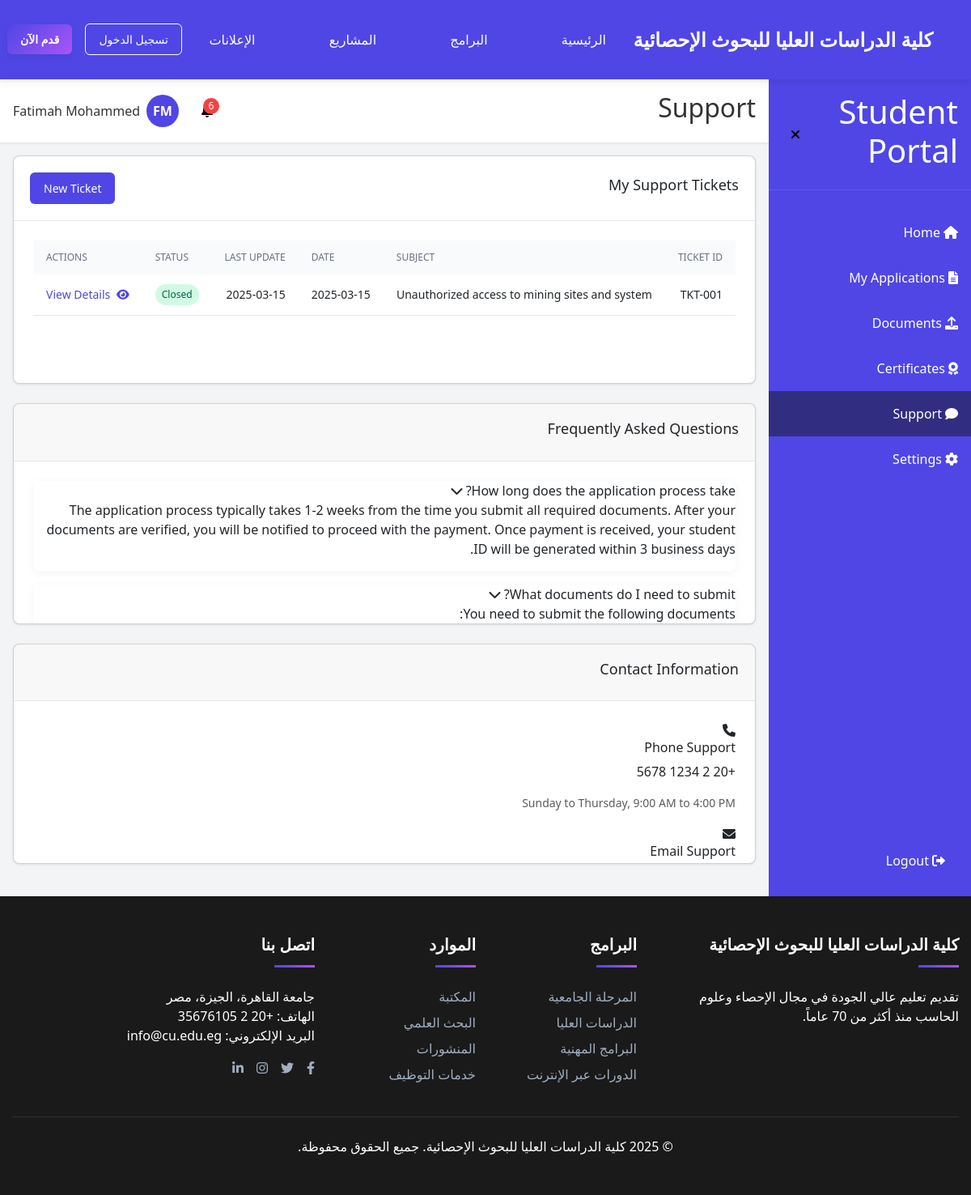
The page /student/support (signed in) on the database its author committed.
### models.py (models this page shows, shortened)
class User(db.Model, UserMixin):
    __tablename__ = 'user'
    __table_args__ = {'extend_existing': True}
    id = db.Column(db.Integer, primary_key=True)
    email = db.Column(db.String(120), unique=True, nullable=False)
    password_hash = db.Column(db.String(128), nullable=False)
    full_name = db.Column(db.String(100), nullable=False)
    phone = db.Column(db.String(20), nullable=True)
    nationality = db.Column(db.String(50), nullable=True)
    education = db.Column(db.String(50), nullable=True)
    role = db.Column(db.String(20), default='student')
    created_at = db.Column(db.DateTime, default=datetime.utcnow)
    applications = db.relationship('Application', backref='user', lazy=True)
    documents = db.relationship('Document', backref='user', lazy=True)
    certificates = db.relationship('Certificate', backref='user', lazy=True)
    tickets = db.relationship('Ticket', backref='user', lazy=True)
    notifications = db.relationship('Notification', backref='user', lazy=True)
    def is_admin(self):
        return self.role == 'admin'

class Ticket(db.Model):
    __tablename__ = 'ticket'
    __table_args__ = {'extend_existing': True}
    id = db.Column(db.Integer, primary_key=True)
    ticket_id = db.Column(db.String(20), unique=True, nullable=False)
    user_id = db.Column(db.Integer, db.ForeignKey('user.id'), nullable=False)
    subject = db.Column(db.String(100), nullable=False)
    status = db.Column(db.String(20), default='Open')
    created_at = db.Column(db.DateTime, default=datetime.utcnow)
    messages = db.relationship('TicketMessage', backref='ticket', lazy=True, order_by='TicketMessage.created_at')

class TicketMessage(db.Model):
    __tablename__ = 'ticket_message'
    __table_args__ = {'extend_existing': True}
    id = db.Column(db.Integer, primary_key=True)
    ticket_id = db.Column(db.Integer, db.ForeignKey('ticket.id'), nullable=False)
    sender = db.Column(db.String(20), nullable=False)
    message = db.Column(db.Text, nullable=False)
    created_at = db.Column(db.DateTime, default=datetime.utcnow)

### run.py (the view)
@app.route('/student/support')
@login_required
def student_support():
    if current_user.is_admin():
        return redirect(url_for('admin_dashboard'))
    tickets = Ticket.query.filter_by(user_id=current_user.id).order_by(Ticket.created_at.desc()).all()
    return render_template('student/support.html', tickets=tickets)

### run.py (called while the page is built)
@login_manager.user_loader
def load_user(user_id):
    return User.query.get(int(user_id))

@app.template_filter('initials')
def initials_filter(name):
    if not name:
        return "UN"
    parts = name.split()
    if len(parts) == 1:
        return parts[0][0].upper()
    else:
        return (parts[0][0] + parts[-1][0]).upper()

@app.context_processor
def inject_now():
    return {'now': datetime.utcnow()}

### templates/student/support.html (shortened to what this page needs)
{% extends "student_layout.html" %}
{% block page_title %}Support{% endblock %}
{% block main_content %}
<div class="card">
    <div class="card-header-with-actions">
        <h3>My Support Tickets</h3>
        <a href="{{ url_for('student_new_ticket') }}" class="btn primary">New Ticket</a>
    </div>
    <div class="card-body">
        {% if tickets %}
            <div class="table-container">
                <table class="full-width-table">
                    <thead>
                        <tr>
                            <th>Ticket ID</th>
                            <th>Subject</th>
                            <th>Date</th>
                            <th>Last Update</th>
                            <th>Status</th>
                            <th>Actions</th>
                        </tr>
                    </thead>
                    <tbody>
                        {% for ticket in tickets|sort(attribute='created_at', reverse=true) %}
                            <tr>
                                <td>{{ ticket.ticket_id }}</td>
                                <td>{{ ticket.subject }}</td>
                                <td>{{ ticket.created_at.strftime('%Y-%m-%d') }}</td>
                                <td>
                                    {% if ticket.messages %}
                                        {{ ticket.messages[-1].created_at.strftime('%Y-%m-%d') }}
                                    {% else %}
                                        {{ ticket.created_at.strftime('%Y-%m-%d') }}
                                    {% endif %}
                                </td>
                                <td>
                                    <span class="status-badge
                                        {% if ticket.status == 'Open' %}red
                                        {% elif ticket.status == 'In Progress' %}yellow
                                        {% elif ticket.status == 'Closed' %}green
                                        {% endif %}">
                                        {{ ticket.status }}
                                    </span>
                                </td>
                                <td>
                                    <a href="{{ url_for('student_ticket_detail', ticket_id=ticket.id) }}" class="btn-link">
                                        <i class="fas fa-eye"></i> View Details
                                    </a>
                                </td>
                            </tr>
                        {% endfor %}
                    </tbody>
                </table>
            </div>
        {% else %}
            <div class="text-center py-10">
                <p class="text-muted mb-4">You haven't created any support tickets yet.</p>
                <a href="{{ url_for('student_new_ticket') }}" class="btn primary">Create Ticket</a>
            </div>
        {% endif %}
    </div>
</div>
<div class="card mt-6">
    <div class="card-header">
        <h3>Frequently Asked Questions</h3>
    </div>
    <div class="card-body">
        <div class="faq-container">
            <div class="faq-item">
                <div class="faq-question" onclick="toggleFAQ(this)">
                    How long does the application process take?
                    <i class="fas fa-chevron-down"></i>
                </div>
                <div class="faq-answer">
                    <p>The application process typically takes 1-2 weeks from the time you submit all required documents. After your documents are verified, you will be notified to proceed with the payment. Once payment is received, your student ID will be generated within 3 business days.</p>
                </div>
            </div>
            <div class="faq-item">
                <div class="faq-question" onclick="toggleFAQ(this)">
                    What documents do I need to submit?
                    <i class="fas fa-chevron-down"></i>
                </div>
                <div class="faq-answer">
                    <p>You need to submit the following documents:</p>
                </div>
            </div>
        </div>
    </div>
</div>
<div class="card mt-6">
    <div class="card-header">
        <h3>Contact Information</h3>
    </div>
    <div class="card-body">
        <div class="contact-info">
            <div class="contact-item">
                <i class="fas fa-phone contact-icon"></i>
                <div>
                    <h4>Phone Support</h4>
                    <p>+20 2 1234 5678</p>
                    <p class="text-muted">Sunday to Thursday, 9:00 AM to 4:00 PM</p>
                </div>
            </div>
            <div class="contact-item">
                <i class="fas fa-envelope contact-icon"></i>
                <div>
                    <h4>Email Support</h4>
                </div>
            </div>
        </div>
    </div>
</div>
{% endblock %}

### templates/student_layout.html (shortened to what this page needs)
{% extends "base.html" %}
{% block content %}
<div class="dashboard-container">
    <div id="sidebar" class="sidebar">
        <div class="sidebar-header">
            <h1 id="sidebar-title">Student Portal</h1>
            <button id="toggle-sidebar" class="btn-icon">
                <i class="fas fa-times"></i>
            </button>
        </div>
        <nav class="sidebar-nav">
            <a href="{{ url_for('student_dashboard') }}" class="nav-item {% if request.endpoint == 'student_dashboard' %}active{% endif %}">
                <i class="fas fa-home"></i>
                <span class="nav-text">Home</span>
            </a>
            <a href="{{ url_for('student_applications') }}" class="nav-item {% if request.endpoint == 'student_applications' or request.endpoint == 'student_new_application' %}active{% endif %}">
                <i class="fas fa-file-alt"></i>
                <span class="nav-text">My Applications</span>
            </a>
            <a href="{{ url_for('student_documents') }}" class="nav-item {% if request.endpoint == 'student_documents' or request.endpoint == 'student_upload_document' %}active{% endif %}">
                <i class="fas fa-upload"></i>
                <span class="nav-text">Documents</span>
            </a>
            <a href="{{ url_for('student_certificates') }}" class="nav-item {% if request.endpoint == 'student_certificates' or request.endpoint == 'student_request_certificate' %}active{% endif %}">
                <i class="fas fa-award"></i>
                <span class="nav-text">Certificates</span>
            </a>
            <a href="{{ url_for('student_support') }}" class="nav-item {% if request.endpoint == 'student_support' or request.endpoint == 'student_new_ticket' or request.endpoint == 'student_ticket_detail' %}active{% endif %}">
                <i class="fas fa-comment"></i>
                <span class="nav-text">Support</span>
            </a>
            <a href="{{ url_for('student_settings') }}" class="nav-item {% if request.endpoint == 'student_settings' %}active{% endif %}">
                <i class="fas fa-cog"></i>
                <span class="nav-text">Settings</span>
            </a>
        </nav>
        <div class="logout-container">
            <a href="{{ url_for('logout') }}" class="nav-item">
                <i class="fas fa-sign-out-alt"></i>
                <span class="nav-text">Logout</span>
            </a>
        </div>
    </div>
    <div class="main-content">
        <header class="header">
            <div class="header-content">
                <h2 id="page-title">{% block page_title %}Dashboard{% endblock %}</h2>
                <div class="header-actions">
                    <div class="notification-container">
                        <button id="notification-btn" class="btn-icon">
                            {% set unread_notifications = current_user.notifications|selectattr('read', 'equalto', false)|list %}
                            {% if unread_notifications %}
                                <span id="notification-badge" class="notification-badge">{{ unread_notifications|length }}</span>
                            {% endif %}
                        </button>
                    </div>
                    <div class="user-container">
                        <div class="avatar">
                            {{ current_user.full_name|initials }}
                        </div>
                        <span id="user-name" class="user-name">{{ current_user.full_name }}</span>
                    </div>
                </div>
            </div>
        </header>
        <main class="content">
            {% block main_content %}{% endblock %}
        </main>
    </div>
</div>
{% endblock %}

### rows shown on the page
User: full_name|initials "FM", full_name "Fatimah Mohammed"
Ticket: ticket_id "TKT-001", subject "Unauthorized access to mining sites and system", created_at "2025-03-15", status "Closed"

### other values the page prints
{{ unread_notifications|length }} "6"
